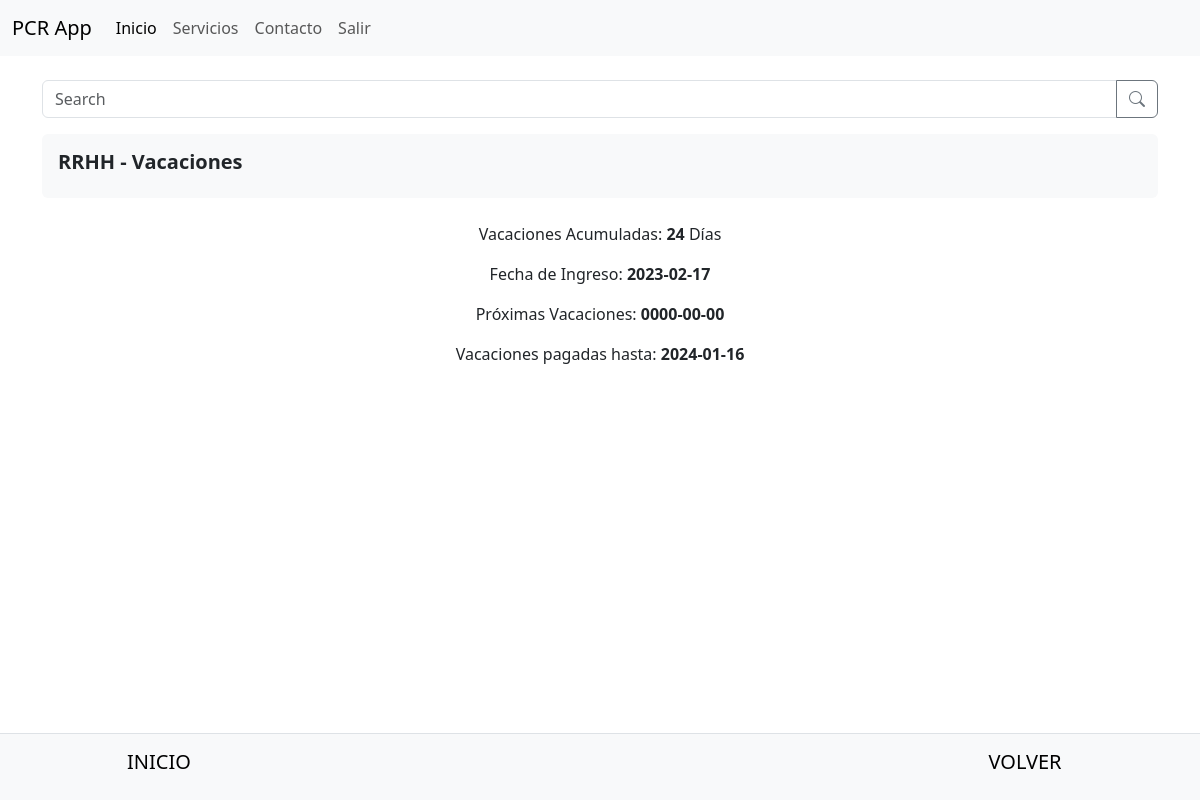
/apppcr/vacaciones.php?id=2 (signed in), run on the app's committed database.
### tables this page shows
CREATE TABLE `col_vacaciones` (
  `id` int(11) NOT NULL,
  `codigo` varchar(10) NOT NULL,
  `nombre` varchar(100) NOT NULL,
  `fecha_ingreso` date NOT NULL,
  `vac_pag_hasta` date NOT NULL,
  `proximas_vac` date NOT NULL,
  `vencidas` varchar(10) NOT NULL,
  `dias_pendientes` int(11) NOT NULL
);

### apppcr/vacaciones.php (the view, shortened to what this page needs)
<?php
$host = 'localhost';
$dbname = 'apppcr';
$username = 'root';
$password = '';
try {
    $pdo = new PDO("mysql:host=$host;dbname=$dbname;charset=utf8mb4", $username, $password);
    $pdo->setAttribute(PDO::ATTR_ERRMODE, PDO::ERRMODE_EXCEPTION);
} catch (PDOException $e) {
    die("Error en la conexión a la base de datos: " . $e->getMessage());
}
$code = $_SESSION['code'];
$stmt = $pdo->prepare("SELECT * FROM col_vacaciones WHERE codigo = :code");
$stmt->bindParam(':code', $code, PDO::PARAM_INT);
$stmt->execute();
while ($list_code = $stmt->fetch(PDO::FETCH_ASSOC)) {
    $dias_pendientes = $list_code['dias_pendientes'];
    $fecha_ingreso = $list_code['fecha_ingreso'];
    $proximas_vac = $list_code['proximas_vac'];
    $vac_pag_hasta = $list_code['vac_pag_hasta'];
}
?>
<?php include 'templates/header.php'; ?>
<div class="container mt-4">
    <div class="input-group mb-3">
        <input type="text" class="form-control" placeholder="Search" aria-label="Search" aria-describedby="search-button">
        <button class="btn btn-outline-secondary" type="button" id="search-button">
            <i class="bi bi-search"></i>
        </button>
    </div>
    <div id="carouselExampleSlidesOnly" class="carousel slide mb-4" data-bs-ride="carousel">
        <div class="carousel-inner">
            <div class="carousel-item active">
                <div class="p-3 bg-light rounded">
                    <h5 class="fw-bold">RRHH - Vacaciones</h5>
                </div>
            </div>
        </div>
    </div>
    <div class="row text-center mb-4">
        <?php if (isset($_GET['id']) && $_GET['id'] == 2) { ?>
            <p>Vacaciones Acumuladas: <b><?php echo $dias_pendientes; ?></b> Días</p>
            <p>Fecha de Ingreso: <b><?php echo $fecha_ingreso; ?></b></p>
            <p>Próximas Vacaciones: <b><?php echo $proximas_vac; ?></b></p>
            <p>Vacaciones pagadas hasta: <b><?php echo $vac_pag_hasta; ?></b></p>
        <?php } ?>
    </div>
</div>
<br>
<br>
<br>
<br>
<br>
<br>
<br>
<br><br><br><br>
<nav class="navbar fixed-bottom navbar-light bg-light border-top">
    <div class="container-fluid">
        <a href="main.php" class="navbar-brand text-center" style="width: 25%;">INICIO</a>
        <a href="#" class="navbar-brand text-center" style="width: 25%;"></a>
        <a href="rrhh.php" class="navbar-brand text-center" style="width: 25%;">VOLVER</a>
        <a href="#" class="navbar-brand text-center" style="width: 25%;"></a>
    </div>
</nav>
<?php include 'templates/footer.php'; ?>

### data on the page
col_vacaciones: dias_pendientes "24", fecha_ingreso "2023-02-17", proximas_vac "0000-00-00", vac_pag_hasta "2024-01-16"
